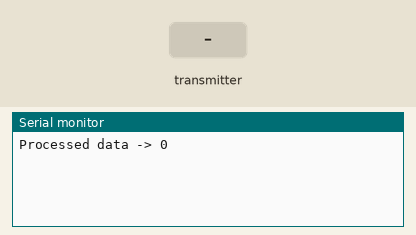
This sketch was run on a simulated ESP32. Shown: the last lines printed to the serial monitor. The inputs (shaded band) are chosen by the test bench.

Above: at 1.2 s.
1.3 s: the transmitter starts sending newData = 0
At 1.66 s:
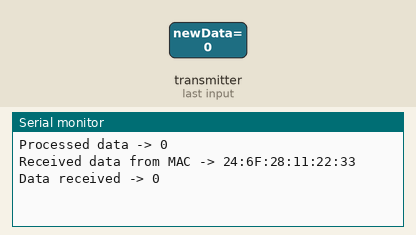
2.8 s: the transmitter starts sending newData = 64
At 3.66 s:
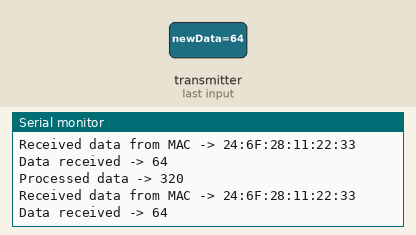

The sketch:

Improved_RX_Slave.ino
```cpp
#include <esp_now.h>
#include <WiFi.h>

#define CHANNEL 1

uint8_t newData;

void setup() {
  Serial.begin(115200);

  WiFi.mode(WIFI_AP);
  WiFi.softAP("RX_1", "RX_1_Password", CHANNEL, 0);

  if (esp_now_init() != ESP_OK) {
    Serial.println("Error initializing ESP-NOW");
    return;
  }
  esp_now_register_recv_cb(OnDataRecv);
}

void loop() {
  Serial.print("Processed data -> ");
  Serial.println(newData * 5);
  delay(3000);
}

// Updated callback function to use esp_now_recv_info as required
void OnDataRecv(const esp_now_recv_info *recv_info, const uint8_t *data, int data_len) {
  Serial.print("Received data from MAC -> ");
  for (int i = 0; i < 6; i++) {
    Serial.printf("%02X", recv_info->src_addr[i]);
    if (i < 5) Serial.print(":");
  }
  Serial.print("\nData received -> ");
  Serial.println(*data);
  memcpy(&newData, data, sizeof(newData));
}
```

Measured:
- after the input at 1.3 s, the serial monitor: prints a new line after 0.05 s (image 1)
- after the input at 2.8 s, the serial monitor: prints a new line after 0.05 s (image 2)
